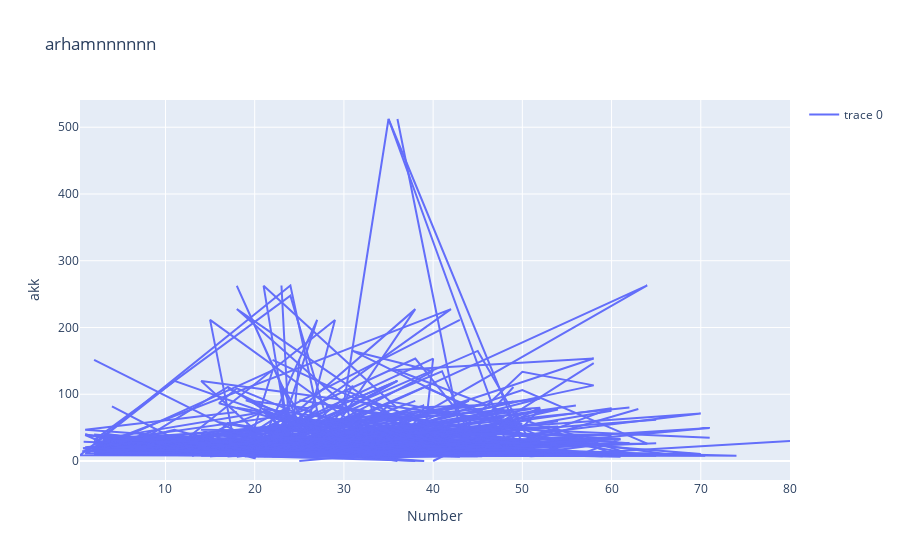

The notebook cell saved with this chart:
### Code cell
fig.update_layout(
    title="arhamnnnnnn",
    xaxis=dict(title="Number"),
    yaxis=dict(title="akk"),
    showlegend=True
)

### Figure 1 — Plotly figure (JSON) as saved in the notebook; plotly's stock layout.template omitted (floating-point values rounded to 4 significant figures; data arrays with more than 128 entries replaced by an {"elided": "..."} marker saying what was removed)
{"data": [{"type": "scatter", "x": {"elided": "891 float values"}, "y": {"elided": "891 float values"}}], "layout": {"showlegend": true, "title": {"text": "arhamnnnnnn"}, "xaxis": {"title": {"text": "Number"}}, "yaxis": {"title": {"text": "akk"}}}}
